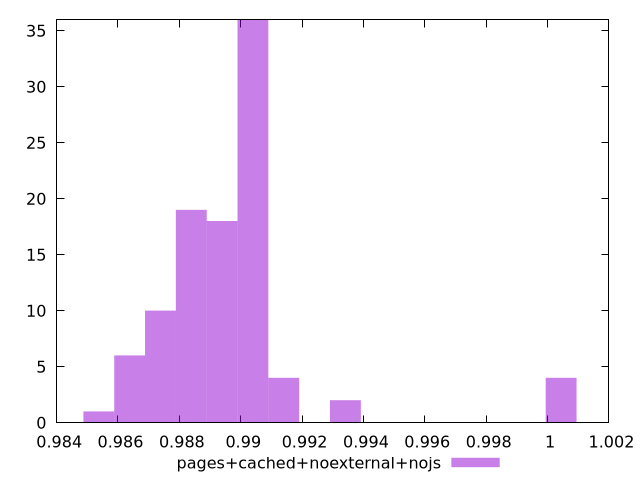

The gnuplot source for this figure:
$_pagesCachedNoexternalNojs <<EOF
0.9893942114079629 18
0.9903986725362958 36
0.9934120559212947 2
0.9914031336646287 4
0.9883897502796299 19
0.987385289151297 10
0.986380828022964 6
1.0004432838196253 4
0.985376366894631 1
EOF
set key outside below
set terminal pngcairo
set output "report_00005_2020-11-02T22-26-11.212Z/render-blocking-resources/pages+cached+noexternal+nojs//hist.png"
set yrange [0:36]
set boxwidth 0.0010044611283329572
set style fill transparent solid 0.5 noborder
plot $_pagesCachedNoexternalNojs title "pages+cached+noexternal+nojs" with boxes ,
